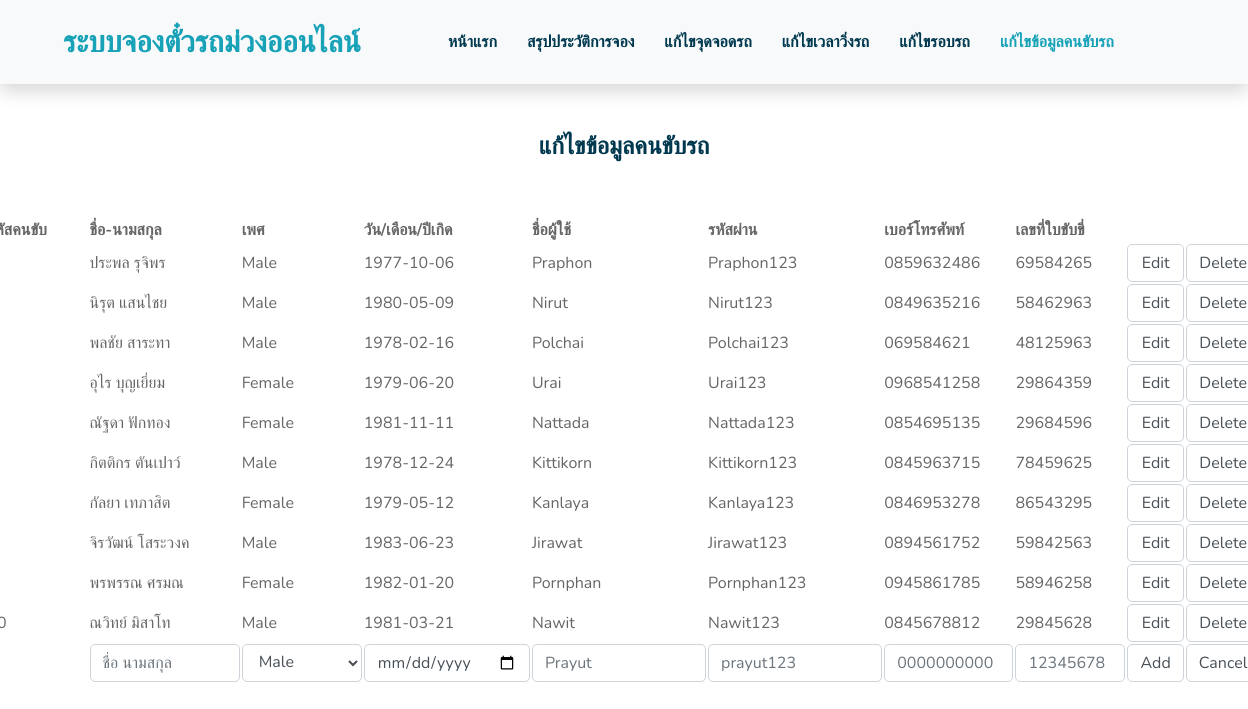
The page /datadrivers.php on the database as committed earlier.
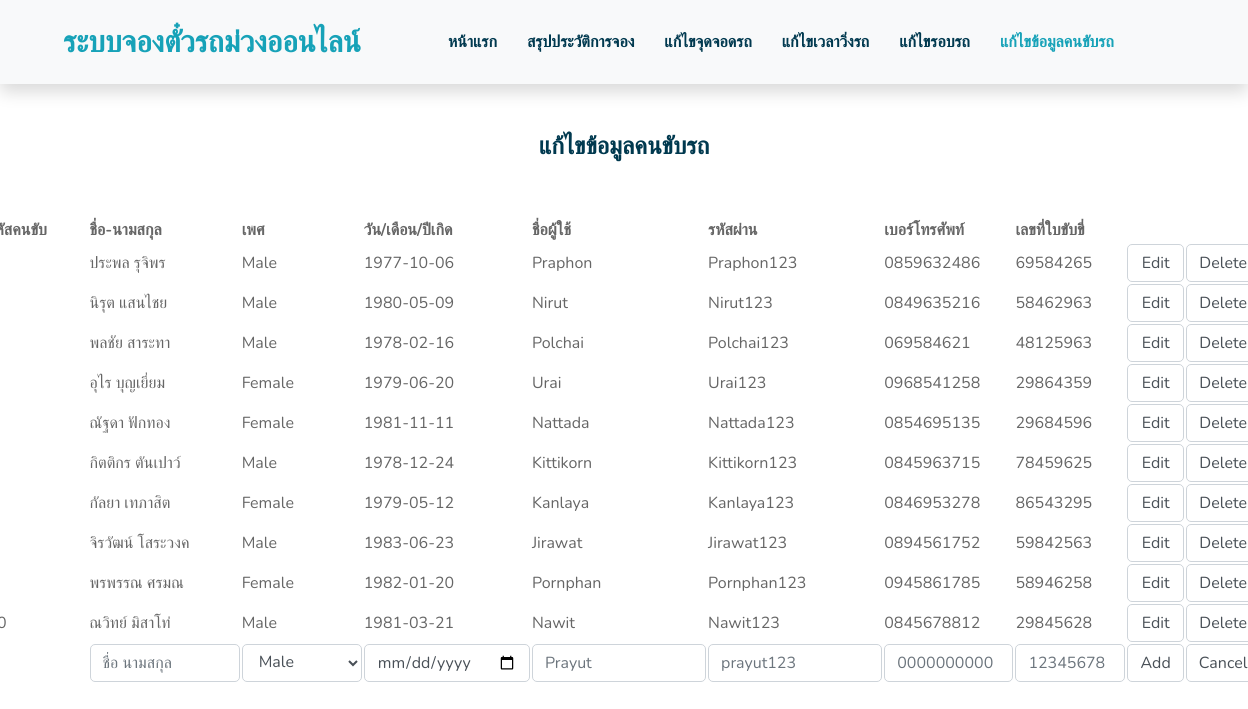
The same page on the database as committed later.
### tables this page shows
CREATE TABLE `driver` (
  `Driver_ID` int(4) NOT NULL COMMENT 'รหัสคนขับรถ',
  `NameD` varchar(20) NOT NULL COMMENT 'ชื่อ-นามสกุล',
  `sex` varchar(10) NOT NULL COMMENT 'เพศ',
  `Date_of_Birth` date NOT NULL COMMENT 'วัน/เดือน/ปีเกิด',
  `Username` varchar(50) NOT NULL COMMENT 'ชื่อผู้ใช้',
  `PasswordD` varchar(50) NOT NULL COMMENT 'รหัสผ่าน',
  `Number_Phone` varchar(10) NOT NULL COMMENT 'เบอร์โทรศัพท์',
  `Driver_license_no` varchar(8) NOT NULL COMMENT 'เลขที่ใบขับขี่'
);

### datadrivers.php (the view, shortened to what the changed rows need)
<!DOCTYPE html>
<html lang="en">
<head>
    <link href="https://cdnjs.cloudflare.com/ajax/libs/font-awesome/5.10.0/css/all.min.css" rel="stylesheet">
    <link href="lib/flaticon/font/flaticon.css" rel="stylesheet">
    <link href="lib/owlcarousel/assets/owl.carousel.min.css" rel="stylesheet">
    <link href="lib/lightbox/css/lightbox.min.css" rel="stylesheet">
    <link href="css/style.css" rel="stylesheet">
</head>
<body>
 <div class="container-fluid py-5 d-flex flex-column align-items-center justify-content-center" align="center">
    <div class="container d-flex flex-column align-items-center justify-content-center" align="center">
    <div class="page-heading normal-space">
    <div class="col-lg-12">
        <div class="container">
            <div class="col-lg-12 container d-flex flex-column  align-items-center justify-content-center" align="center">
              <br>
              <br>
              <table style="width:125%"  >
                <tr >
                    <th style="width:8%" >รหัสคนขับ</th>
                    <th>ชื่อ-นามสกุล</th>
                    <th>เพศ</th>
                    <th>วัน/เดือน/ปีเกิด</th>
                    <th>ชื่อผู้ใช้</th>
                    <th>รหัสผ่าน</th>
                    <th>เบอร์โทรศัพท์</th>
                    <th>เลขที่ใบขับขี่</th>
                    <th></th><th></th>
                </tr>
                    <?php
                        include('connectdatabase.php');
                        if (!$conn) {
                            die("Connection failed: " . mysqli_connect_error());
                        } else {
                            $sql = "SELECT * FROM `driver`";
                            $result = mysqli_query($conn, $sql);
                            if (mysqli_num_rows($result) > 0){
                                while($row = mysqli_fetch_assoc($result)){
                                    ?>
                                    <tr>
                                    <td><?php echo $row["Driver_ID"]; ?>
                                    </td><?php
                                    echo "<td>";
                                    echo $row["NameD"];
                                    echo "</td>";
                                    echo "<td>";
                                    echo $row["sex"];
                                    echo "</td>";
                                    echo "<td>";
                                    echo $row["Date_of_Birth"];
                                    echo "</td>";
                                    echo "<td>";
                                    echo $row["Username"];
                                    echo "</td>";
                                    echo "<td>";
                                    echo $row["PasswordD"];
                                    echo "</td>";
                                    echo "<td>";
                                    echo $row["Number_Phone"];
                                    echo "</td>";
                                    echo "<td>";
                                    echo $row["Driver_license_no"];
                                    echo "</td>";
                                    ?>
                                    <td><button class="form-control" data-toggle="modal" href=edit/editformdriver.php" data-target="#theModal" onclick="window.location='edit/editformdriver.php?id=<?php echo $row["Driver_ID"];?>'">Edit</button></td>
                                    <td><button class="form-control" onclick="JavaScript:if(confirm('Confirm Delete?')==true){window.location='delete/deletedriver.php?id=<?php echo $row["Driver_ID"];?>';}">Delete</button></td>
                                    <?php
                                    echo "</tr>";
                                }
                            }
                        }
                    ?>
              </table>
          </div>
      </div>
    </div>
  </div>
</body>
</html>

Rows that differ between the two databases and show on the page:
changed driver "Nawit": NameD "ณวิทย์ มิสาโท" → "ณวิทย์ มิสาโท่"
